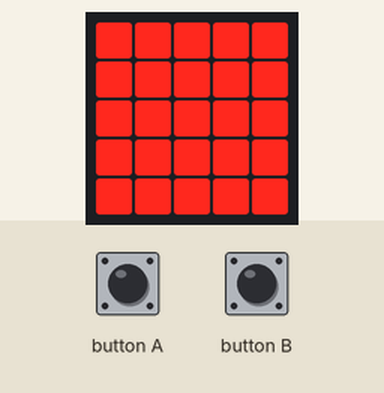
Simulated run of this program. Board: BBC micro:bit (MakeCode). Shown: the board's 5×5 LED display. Inputs (shaded band) come from the test bench.

Above: at 1.6 s.
1.7 s: button A pressed for 0.15 s
At 2.5 s:
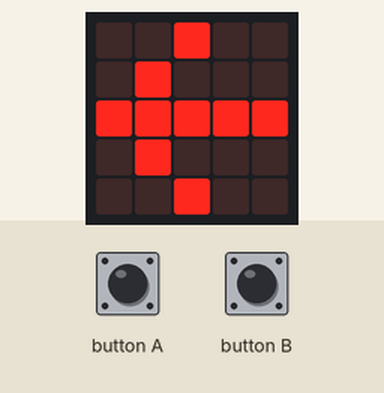
At 3.2 s:
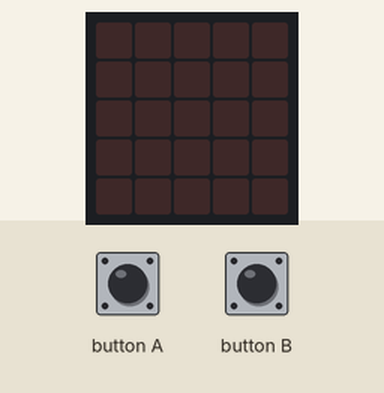
4.8 s: button B pressed for 0.15 s
At 5.9 s:
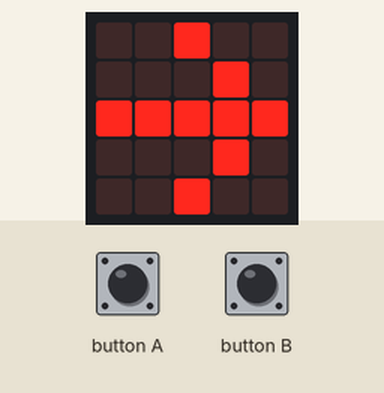
Timing chart, 0 to 7.8 s (numbered marks = the images above; inputs shaded):
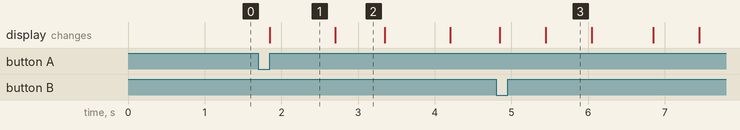

Measured:
- after the input at 1.7 s, the display: changes after 0.15 s (image 1)
- after the input at 4.8 s, the display: first differs from a run without the input after 0.65 s (image 3)
- what the display in image 1 shows lasts 0.8 s, from 1.9 s to 2.7 s
- what the display in image 2 shows lasts 0.7 s, from 2.7 s to 3.4 s
- what the display in image 3 shows lasts 0.6 s, from 5.5 s to 6.1 s

The program:

main.ts
```typescript
input.onButtonPressed(Button.A, function () {
    for (let index = 0; index < 10; index++) {
        basic.showArrow(ArrowNames.West)
        basic.pause(250)
        basic.showLeds(`
            . . . . .
            . . . . .
            . . . . .
            . . . . .
            . . . . .
            `)
        basic.pause(250)
    }
    basic.showLeds(`
        # # # # #
        # # # # #
        # # # # #
        # # # # #
        # # # # #
        `)
})
input.onButtonPressed(Button.B, function () {
    for (let index = 0; index < 10; index++) {
        basic.showArrow(ArrowNames.East)
        basic.pause(250)
        basic.showLeds(`
            . . . . .
            . . . . .
            . . . . .
            . . . . .
            . . . . .
            `)
        basic.pause(250)
    }
    basic.showLeds(`
        # # # # #
        # # # # #
        # # # # #
        # # # # #
        # # # # #
        `)
})
basic.showLeds(`
    # # # # #
    # # # # #
    # # # # #
    # # # # #
    # # # # #
    `)
```

test.ts
```typescript
// les tests vont ici ; cela ne sera pas compilé si ce paquet est utilisé en tant qu'extension.
```
